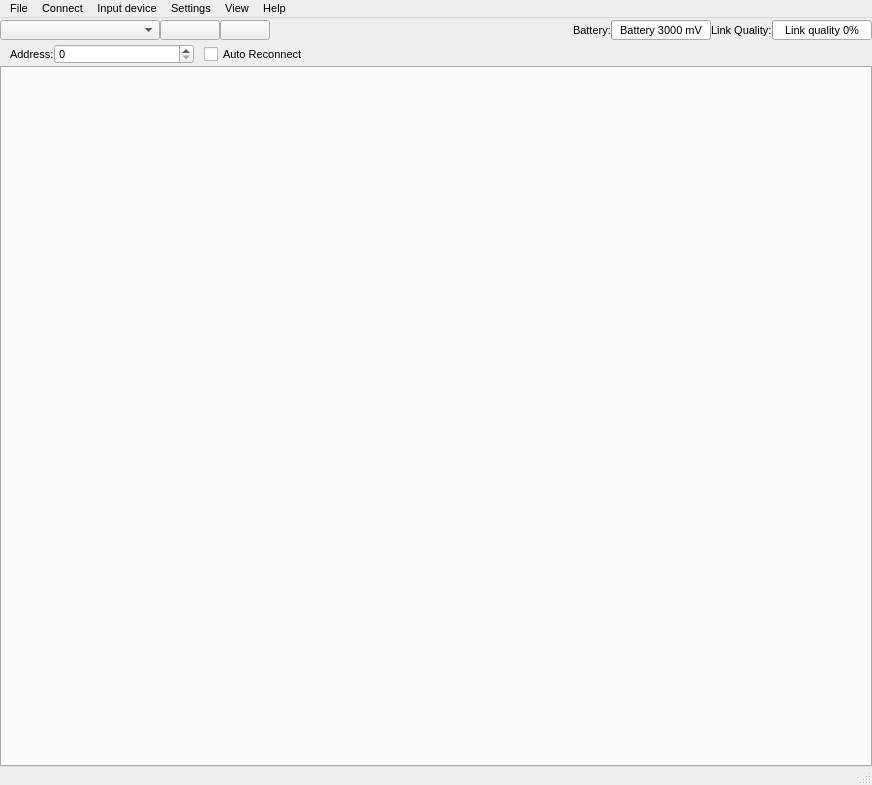
<?xml version="1.0" encoding="UTF-8"?>
<ui version="4.0">
 <class>MainWindow</class>
 <widget class="QMainWindow" name="MainWindow">
  <property name="geometry">
   <rect>
    <x>0</x>
    <y>0</y>
    <width>872</width>
    <height>785</height>
   </rect>
  </property>
  <property name="font">
   <font>
    <pointsize>8</pointsize>
   </font>
  </property>
  <property name="windowTitle">
   <string>Crazyflie Nano Quadcopter Control</string>
  </property>
  <property name="statusTip">
   <string/>
  </property>
  <widget class="QWidget" name="centralwidget">
   <layout class="QGridLayout" name="gridLayout">
    <property name="leftMargin">
     <number>0</number>
    </property>
    <property name="topMargin">
     <number>0</number>
    </property>
    <property name="rightMargin">
     <number>0</number>
    </property>
    <property name="bottomMargin">
     <number>0</number>
    </property>
    <property name="spacing">
     <number>0</number>
    </property>
    <item row="0" column="0">
     <layout class="QVBoxLayout" name="verticalLayout_2">
      <property name="spacing">
       <number>0</number>
      </property>
      <item>
       <layout class="QGridLayout" name="gridLayout_2">
        <property name="topMargin">
         <number>2</number>
        </property>
        <property name="bottomMargin">
         <number>2</number>
        </property>
        <property name="spacing">
         <number>0</number>
        </property>
        <item row="0" column="0">
         <widget class="QComboBox" name="interfaceCombo">
          <property name="minimumSize">
           <size>
            <width>160</width>
            <height>0</height>
           </size>
          </property>
          <property name="maximumSize">
           <size>
            <width>16777215</width>
            <height>20</height>
           </size>
          </property>
          <property name="editable">
           <bool>false</bool>
          </property>
         </widget>
        </item>
        <item row="0" column="1">
         <widget class="QPushButton" name="connectButton">
          <property name="minimumSize">
           <size>
            <width>60</width>
            <height>0</height>
           </size>
          </property>
          <property name="maximumSize">
           <size>
            <width>16777215</width>
            <height>20</height>
           </size>
          </property>
         </widget>
        </item>
        <item row="0" column="2">
         <widget class="QPushButton" name="scanButton">
          <property name="minimumSize">
           <size>
            <width>50</width>
            <height>0</height>
           </size>
          </property>
          <property name="maximumSize">
           <size>
            <width>16777215</width>
            <height>20</height>
           </size>
          </property>
         </widget>
        </item>
        <item row="0" column="3">
         <spacer name="horizontalSpacer">
          <property name="orientation">
           <enum>Qt::Horizontal</enum>
          </property>
          <property name="sizeHint" stdset="0">
           <size>
            <width>40</width>
            <height>20</height>
           </size>
          </property>
         </spacer>
        </item>
        <item row="0" column="6">
         <widget class="QLabel" name="linkQualityLabel">
          <property name="text">
           <string>Link Quality:</string>
          </property>
         </widget>
        </item>
        <item row="0" column="7">
         <widget class="QProgressBar" name="linkQualityBar">
          <property name="minimumSize">
           <size>
            <width>30</width>
            <height>0</height>
           </size>
          </property>
          <property name="maximumSize">
           <size>
            <width>100</width>
            <height>20</height>
           </size>
          </property>
          <property name="maximum">
           <number>100</number>
          </property>
          <property name="value">
           <number>0</number>
          </property>
          <property name="textVisible">
           <bool>true</bool>
          </property>
          <property name="format">
           <string>Link quality %p%</string>
          </property>
         </widget>
        </item>
        <item row="0" column="4">
         <widget class="QLabel" name="batteryLabel">
          <property name="text">
           <string>Battery:</string>
          </property>
         </widget>
        </item>
        <item row="0" column="5">
         <widget class="QProgressBar" name="batteryBar">
          <property name="minimumSize">
           <size>
            <width>30</width>
            <height>0</height>
           </size>
          </property>
          <property name="maximumSize">
           <size>
            <width>100</width>
            <height>20</height>
           </size>
          </property>
          <property name="minimum">
           <number>3000</number>
          </property>
          <property name="maximum">
           <number>4200</number>
          </property>
          <property name="value">
           <number>3000</number>
          </property>
          <property name="textVisible">
           <bool>true</bool>
          </property>
          <property name="invertedAppearance">
           <bool>false</bool>
          </property>
          <property name="textDirection">
           <enum>QProgressBar::TopToBottom</enum>
          </property>
          <property name="format">
           <string>Battery %v mV</string>
          </property>
         </widget>
        </item>
       </layout>
      </item>
      <item>
       <layout class="QHBoxLayout" name="horizontalLayout">
        <property name="spacing">
         <number>0</number>
        </property>
        <property name="leftMargin">
         <number>0</number>
        </property>
        <property name="topMargin">
         <number>2</number>
        </property>
        <property name="bottomMargin">
         <number>2</number>
        </property>
        <item>
         <spacer name="horizontalSpacer_3">
          <property name="orientation">
           <enum>Qt::Horizontal</enum>
          </property>
          <property name="sizeType">
           <enum>QSizePolicy::Fixed</enum>
          </property>
          <property name="sizeHint" stdset="0">
           <size>
            <width>10</width>
            <height>20</height>
           </size>
          </property>
         </spacer>
        </item>
        <item>
         <widget class="QLabel" name="addressLabel">
          <property name="text">
           <string>Address:</string>
          </property>
         </widget>
        </item>
        <item>
         <widget class="HexSpinBox" name="address">
          <property name="minimumSize">
           <size>
            <width>140</width>
            <height>0</height>
           </size>
          </property>
          <property name="maximumSize">
           <size>
            <width>16777215</width>
            <height>20</height>
           </size>
          </property>
         </widget>
        </item>
        <item>
         <spacer name="horizontalSpacer_4">
          <property name="orientation">
           <enum>Qt::Horizontal</enum>
          </property>
          <property name="sizeType">
           <enum>QSizePolicy::Fixed</enum>
          </property>
          <property name="sizeHint" stdset="0">
           <size>
            <width>10</width>
            <height>20</height>
           </size>
          </property>
         </spacer>
        </item>
        <item>
         <widget class="QCheckBox" name="autoReconnectCheckBox">
          <property name="maximumSize">
           <size>
            <width>16777215</width>
            <height>20</height>
           </size>
          </property>
          <property name="mouseTracking">
           <bool>false</bool>
          </property>
          <property name="text">
           <string>Auto Reconnect</string>
          </property>
          <property name="checked">
           <bool>false</bool>
          </property>
         </widget>
        </item>
        <item>
         <spacer name="horizontalSpacer_2">
          <property name="orientation">
           <enum>Qt::Horizontal</enum>
          </property>
          <property name="sizeHint" stdset="0">
           <size>
            <width>40</width>
            <height>20</height>
           </size>
          </property>
         </spacer>
        </item>
       </layout>
      </item>
      <item>
       <widget class="QScrollArea" name="scrollArea">
        <property name="autoFillBackground">
         <bool>false</bool>
        </property>
        <property name="frameShape">
         <enum>QFrame::NoFrame</enum>
        </property>
        <property name="frameShadow">
         <enum>QFrame::Sunken</enum>
        </property>
        <property name="lineWidth">
         <number>1</number>
        </property>
        <property name="verticalScrollBarPolicy">
         <enum>Qt::ScrollBarAsNeeded</enum>
        </property>
        <property name="widgetResizable">
         <bool>true</bool>
        </property>
        <widget class="QWidget" name="scrollAreaWidgetContents">
         <property name="geometry">
          <rect>
           <x>0</x>
           <y>0</y>
           <width>870</width>
           <height>696</height>
          </rect>
         </property>
         <property name="sizePolicy">
          <sizepolicy hsizetype="Expanding" vsizetype="Expanding">
           <horstretch>0</horstretch>
           <verstretch>0</verstretch>
          </sizepolicy>
         </property>
         <layout class="QGridLayout" name="gridLayout_3">
          <property name="sizeConstraint">
           <enum>QLayout::SetNoConstraint</enum>
          </property>
          <property name="leftMargin">
           <number>0</number>
          </property>
          <property name="topMargin">
           <number>0</number>
          </property>
          <property name="rightMargin">
           <number>0</number>
          </property>
          <property name="bottomMargin">
           <number>0</number>
          </property>
          <property name="spacing">
           <number>0</number>
          </property>
          <item row="0" column="0">
           <widget class="QTabWidget" name="tabs">
            <property name="sizePolicy">
             <sizepolicy hsizetype="Expanding" vsizetype="Expanding">
              <horstretch>0</horstretch>
              <verstretch>0</verstretch>
             </sizepolicy>
            </property>
            <property name="currentIndex">
             <number>-1</number>
            </property>
           </widget>
          </item>
         </layout>
        </widget>
       </widget>
      </item>
     </layout>
    </item>
   </layout>
  </widget>
  <widget class="QMenuBar" name="menubar">
   <property name="geometry">
    <rect>
     <x>0</x>
     <y>0</y>
     <width>872</width>
     <height>21</height>
    </rect>
   </property>
   <property name="maximumSize">
    <size>
     <width>16777215</width>
     <height>25</height>
    </size>
   </property>
   <widget class="QMenu" name="menuFile">
    <property name="title">
     <string>File</string>
    </property>
    <addaction name="separator"/>
    <addaction name="menuItemExit"/>
   </widget>
   <widget class="QMenu" name="menuView">
    <property name="title">
     <string>View</string>
    </property>
   </widget>
   <widget class="QMenu" name="menuHelp">
    <property name="title">
     <string>Help</string>
    </property>
    <addaction name="menuItemAbout"/>
   </widget>
   <widget class="QMenu" name="menuSettings">
    <property name="title">
     <string>Settings</string>
    </property>
    <addaction name="logConfigAction"/>
    <addaction name="separator"/>
    <addaction name="_menuItem_openconfigfolder"/>
   </widget>
   <widget class="QMenu" name="menuConnect">
    <property name="title">
     <string>Connect</string>
    </property>
    <addaction name="menuItemConnect"/>
    <addaction name="menuItemBootloader"/>
    <addaction name="_menu_cf2_config"/>
    <addaction name="_menu_cf1_config"/>
   </widget>
   <widget class="QMenu" name="_menu_inputdevice">
    <property name="title">
     <string>Input device</string>
    </property>
    <addaction name="menuItemConfInputDevice"/>
    <addaction name="_menuitem_rescandevices"/>
    <addaction name="separator"/>
   </widget>
   <addaction name="menuFile"/>
   <addaction name="menuConnect"/>
   <addaction name="_menu_inputdevice"/>
   <addaction name="menuSettings"/>
   <addaction name="menuView"/>
   <addaction name="menuHelp"/>
  </widget>
  <widget class="QStatusBar" name="statusbar">
   <property name="maximumSize">
    <size>
     <width>16777215</width>
     <height>18</height>
    </size>
   </property>
  </widget>
  <action name="menuItemConnect">
   <property name="text">
    <string>Connect</string>
   </property>
   <property name="font">
    <font>
     <pointsize>8</pointsize>
    </font>
   </property>
  </action>
  <action name="menuItemExit">
   <property name="text">
    <string>Exit</string>
   </property>
   <property name="font">
    <font>
     <pointsize>8</pointsize>
    </font>
   </property>
   <property name="shortcut">
    <string>Ctrl+Q</string>
   </property>
  </action>
  <action name="menuItemRegulation">
   <property name="checkable">
    <bool>true</bool>
   </property>
   <property name="text">
    <string>Regulation</string>
   </property>
  </action>
  <action name="menuItemPlot">
   <property name="checkable">
    <bool>true</bool>
   </property>
   <property name="text">
    <string>Plotting</string>
   </property>
  </action>
  <action name="menuItemFlightdata">
   <property name="checkable">
    <bool>true</bool>
   </property>
   <property name="text">
    <string>Flight data</string>
   </property>
  </action>
  <action name="menuItemService">
   <property name="checkable">
    <bool>true</bool>
   </property>
   <property name="text">
    <string>Service</string>
   </property>
  </action>
  <action name="menuItemAbout">
   <property name="text">
    <string>About</string>
   </property>
   <property name="font">
    <font>
     <pointsize>8</pointsize>
    </font>
   </property>
   <property name="menuRole">
    <enum>QAction::NoRole</enum>
   </property>
  </action>
  <action name="menuItemConfInputDevice">
   <property name="text">
    <string>Configure device mapping</string>
   </property>
   <property name="font">
    <font>
     <pointsize>8</pointsize>
    </font>
   </property>
   <property name="menuRole">
    <enum>QAction::NoRole</enum>
   </property>
  </action>
  <action name="actionSelect_input_device">
   <property name="text">
    <string>Select input device</string>
   </property>
  </action>
  <action name="menuItemConsole">
   <property name="text">
    <string>Console</string>
   </property>
  </action>
  <action name="logConfigAction">
   <property name="enabled">
    <bool>false</bool>
   </property>
   <property name="text">
    <string>Logging configurations</string>
   </property>
   <property name="font">
    <font>
     <pointsize>8</pointsize>
    </font>
   </property>
   <property name="menuRole">
    <enum>QAction::NoRole</enum>
   </property>
  </action>
  <action name="actionOptions">
   <property name="text">
    <string>Options</string>
   </property>
   <property name="menuRole">
    <enum>QAction::NoRole</enum>
   </property>
  </action>
  <action name="menuItemBootloader">
   <property name="text">
    <string>Bootloader</string>
   </property>
   <property name="font">
    <font>
     <pointsize>8</pointsize>
    </font>
   </property>
  </action>
  <action name="actionAsdfasdf">
   <property name="text">
    <string>asdfasdf</string>
   </property>
  </action>
  <action name="actionSdfasdf">
   <property name="text">
    <string>sdfasdf</string>
   </property>
  </action>
  <action name="_menuitem_rescandevices">
   <property name="enabled">
    <bool>false</bool>
   </property>
   <property name="text">
    <string>Rescan devices</string>
   </property>
   <property name="font">
    <font>
     <pointsize>8</pointsize>
    </font>
   </property>
  </action>
  <action name="_menuItem_openconfigfolder">
   <property name="text">
    <string>Open config folder</string>
   </property>
   <property name="font">
    <font>
     <pointsize>8</pointsize>
    </font>
   </property>
  </action>
  <action name="_menu_cf2_config">
   <property name="enabled">
    <bool>false</bool>
   </property>
   <property name="text">
    <string>Configure 2.0</string>
   </property>
   <property name="font">
    <font>
     <pointsize>8</pointsize>
    </font>
   </property>
   <property name="menuRole">
    <enum>QAction::NoRole</enum>
   </property>
  </action>
  <action name="_menu_cf_config_2">
   <property name="text">
    <string>Configure 1.0</string>
   </property>
  </action>
  <action name="_menu_cf1_config">
   <property name="text">
    <string>Configure 1.0</string>
   </property>
   <property name="font">
    <font>
     <pointsize>8</pointsize>
    </font>
   </property>
   <property name="menuRole">
    <enum>QAction::NoRole</enum>
   </property>
  </action>
 </widget>
 <customwidgets>
  <customwidget>
   <class>HexSpinBox</class>
   <extends>QSpinBox</extends>
   <header>cfclient.ui.widgets.hexspinbox</header>
  </customwidget>
 </customwidgets>
 <resources/>
 <connections/>
</ui>
